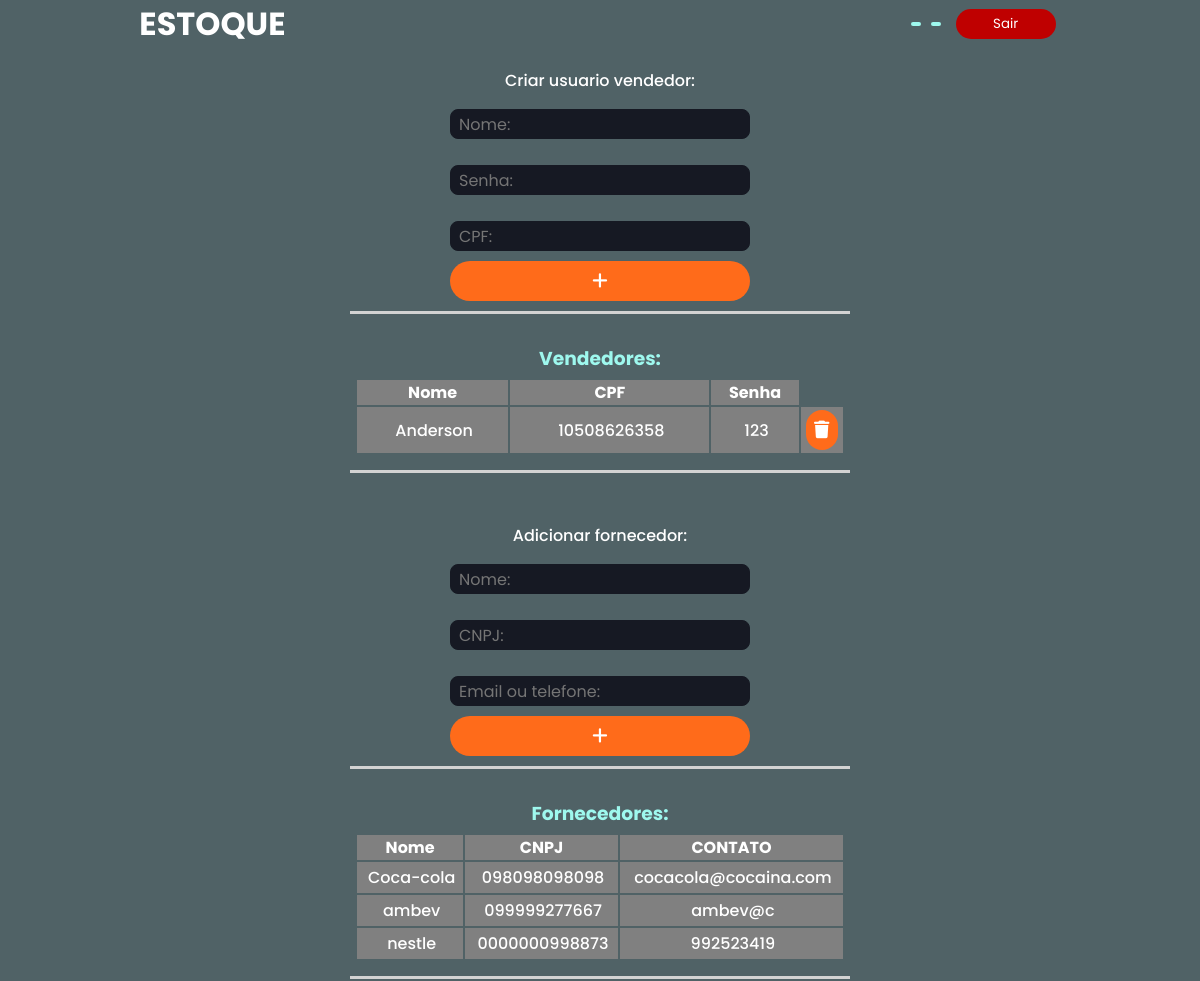
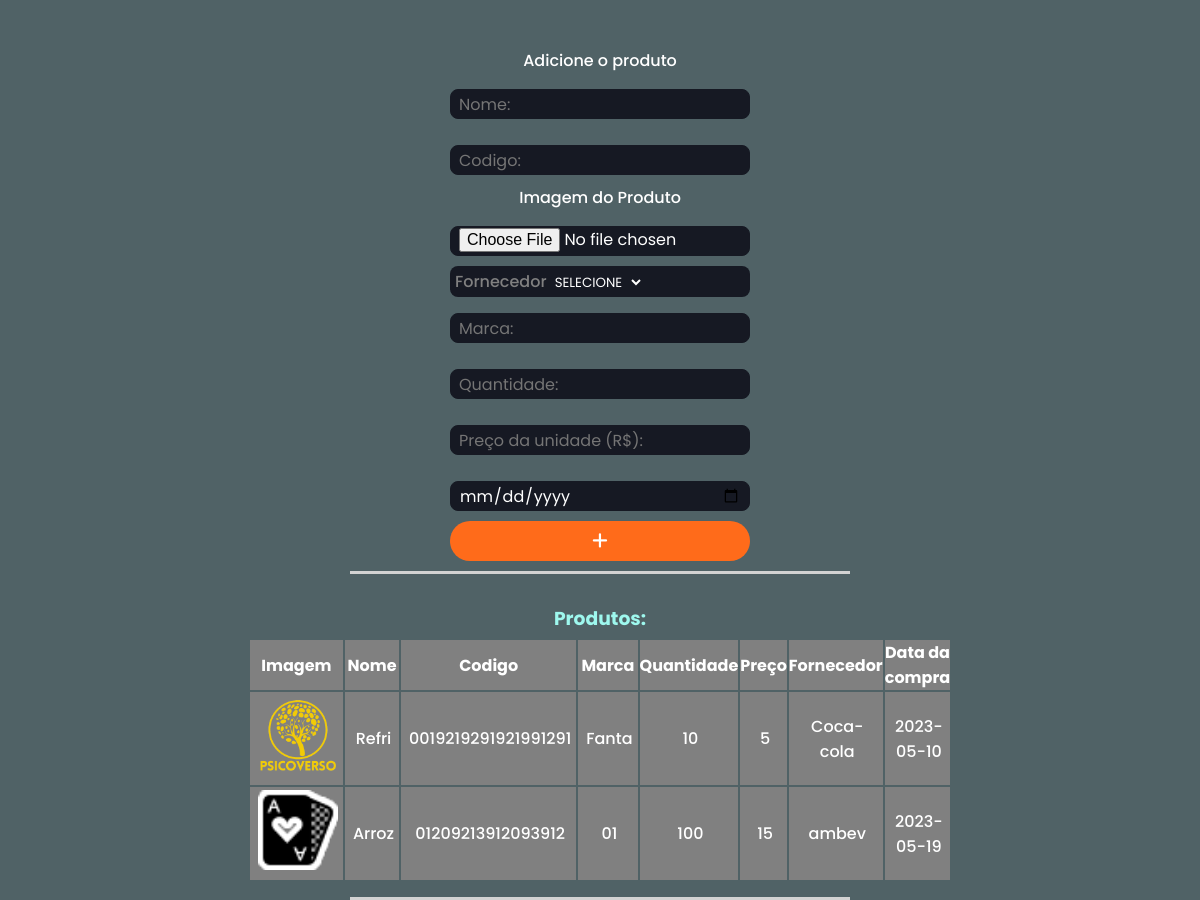
Page /views/view_gerente.php on the committed database (2 pictures, top to bottom).
### tables this page shows
CREATE TABLE `users` (
  `id` int(11) NOT NULL,
  `cargo` varchar(10) NOT NULL,
  `senha` varchar(20) NOT NULL,
  `nome` varchar(50) NOT NULL,
  `cpf` varchar(15) NOT NULL
);

CREATE TABLE `fornecedor` (
  `id` int(11) NOT NULL,
  `nome_forn` varchar(20) NOT NULL,
  `cnpj` varchar(15) NOT NULL,
  `contato` varchar(30) NOT NULL
);

CREATE TABLE `produtos` (
  `id` int(11) NOT NULL,
  `nome` varchar(20) NOT NULL,
  `codigo` varchar(60) NOT NULL,
  `marca` varchar(20) NOT NULL,
  `quantidade` int(11) NOT NULL,
  `preco` int(11) NOT NULL,
  `image` varchar(100) NOT NULL,
  `idFornecedor` int(11) NOT NULL,
  `idUser` int(11) NOT NULL,
  `dataCompra` varchar(15) NOT NULL
);

### views/view_gerente.php (the view, shortened to what this page needs)
<?php
require_once "config/connect_db.php";
$cargo = $_SESSION['authUser']['cargo'];
$nome = $_SESSION['authUser']['nome'];
?>
<!DOCTYPE html>
<html lang="en">
<head>
    <link rel="stylesheet" type="text/css" href="./assets/gerente.css">
<body>
    <header>
        <div>
            <h1>ESTOQUE</h1>
        </div>
        <nav>
            <ul class="nav-list">
                <li><?= $cargo ?></li>
                <li><?= $nome ?></li>
                <li id="li-exit">
                    <form action="<?= htmlspecialchars('') ?>" method="get">
                        <button class="btn_exit" type="sair" name="sair">Sair</button>
                    </form>
                </li>
            </ul>
        </nav>
    </header>
    <main>
        <div>
            <form action="controllers/cont_createUser.php" method="post">
                <legend>Criar usuario vendedor:</legend>
                <label for="username"><input type="text" name="username" id="username" placeholder="Nome:" required></label>
                <label for="senha"><input type="password" name="senha" id="senha" placeholder="Senha:" required></label>
                <label for="cpf"><input type="text" name="cpf" id="cpf" placeholder="CPF:" required></label>
                <button type="submit" name="create_userVendedor"><i class="fa-solid fa-plus"></i></button>
            </form>
        </div>
        <div>
            <h3>Vendedores:</h3>
<?php
    $sqlListVend = "SELECT * FROM users WHERE cargo = 'VENDEDOR'";
    $resultVendList = $conn->query($sqlListVend);
    if($resultVendList->num_rows == 0) {
        echo "Não há vendedores";
    } else {
?>
        <table>
            <tr>
                <th>Nome</td>
                <th>CPF</td>
                <th>Senha</th>
            </tr>
        <?php
            while($rowsDataVend = $resultVendList->fetch_assoc()) {
?>
            <tr>
                <td class="valor"><?= $rowsDataVend['nome'] ?></td>
                <td class="valor"><?= $rowsDataVend['cpf'] ?></td>
                <td class="valor"><?= $rowsDataVend['senha'] ?></td>
                <td>
                    <form action="<?= htmlspecialchars('') ?>" method="get" class="delVendForm">
                        <button type="submit" name="deleteVendedor_btn" class="iconLixo"><i class="fa-solid fa-trash"></i></button>
                    </form>
                </td>
            </tr>
<?php
            }
        ?>
        </table>
<?php
    }
?>
        </div>
        <div>
            <form action="controllers/cont_addForn.php" method="post">
                <legend>Adicionar fornecedor:</legend>
                <label for="nome"><input type="text" name="nomeForn" id="nome" placeholder="Nome:" required></label>
                <label for="cnpj"><input type="text" name="cnpjForn" id="cnpj" placeholder="CNPJ:" required></label>
                <label for="contato"><input type="text" name="contForn" id="contato" placeholder="Email ou telefone:" required></label>
                <button type="submit" name="submitAddForn"><i class="fa-solid fa-plus"></i></button>
            </form>
        </div>
        <div>
            <h3>Fornecedores:</h3>
            <table>
                <tr>
                    <th>Nome</th>
                    <th>CNPJ</th>
                    <th>CONTATO</th>
                </tr>
            <?php
            $sqlViewForn = "SELECT * FROM fornecedor";
            $resultViewForn = $conn->query($sqlViewForn);
            if($resultViewForn->num_rows == 0) {
                echo "Nao existe nenhum fornecedor";
            } else {
                while($rowViewForn = $resultViewForn->fetch_assoc()) {
?>
                <tr>
                    <td class="valor"><?= $rowViewForn['nome_forn'] ?></td>
                    <td class="valor"><?= $rowViewForn['cnpj'] ?></td>
                    <td class="valor"><?= $rowViewForn['contato'] ?></td>
                </tr>
<?php
                }
            }
            ?>
            </table>
        </div>
        <div>
            <form action="controllers/cont_addProd.php" method="post" enctype="multipart/form-data">
            <legend>Adicione o produto</legend>
                <label for="nomeProd"><input type="text" name="nomeProd" id="nomeProd" placeholder="Nome:" required></label>
                <label for="codigoProd"><input type="text" name="codigoProd" id="codigoProd" placeholder="Codigo:" required></label>
                <label for="imgProd">Imagem do Produto</label>
                <input type="file" name="imgProd" id="imgProd" accept="image/*" required>
                <label for="fornProd" class="labelForn">Fornecedor
                <select name="fornecedorProd" id="fornProd">
                    <option value="" selected disabled>SELECIONE</option>
                </select>
                </label>
                <label for="marcaProd"><input type="text" name="marcaProd" id="marcaProd" placeholder="Marca:" required></label>
                <label for="quantidadeProd"><input type="number" name="quantidadeProd" id="quantidadeProd" placeholder="Quantidade:" required></label>
                <label for="precoProd"><input type="number" name="precoProd" id="precoProd" placeholder="Preço da unidade (R$):" required></label>
                <label for="dataProd"><input type="date" name="dataProd" id="dataProd" placeholder="Data da compra:" required></label>
                <button type="submit" name="btnAddProduto"><i class="fa-solid fa-plus"></i></button>
            </form>
        </div>
        <div>
            <h3>Produtos:</h3>
            <table>
                <tr>
                    <th>Imagem</th>
                    <th>Nome</th>
                    <th>Codigo</th>
                    <th>Marca</th>
                    <th>Quantidade</th>
                    <th>Preço</th>
                    <th>Fornecedor</th>
                    <th>Data da compra</th>
                </tr>
            <?php
            $sqlViewProd= "SELECT * FROM produtos INNER JOIN fornecedor ON produtos.idFornecedor = fornecedor.id";
            $resultViewProd= $conn->query($sqlViewProd);
            if($resultViewProd->num_rows == 0) {
                echo "Nao existe nenhum Produtos";
            } else {
                while($rowViewProd = $resultViewProd->fetch_assoc()) {
?>
                <tr>
                    <td class="valor"><img style="height: 80px; aspect-ratio: 1 /1;" src="assets/uploads/<?= $rowViewProd['image'] ?>" alt=""></td>
                    <td class="valor"><?= $rowViewProd['nome'] ?></td>
                    <td class="valor"><?= $rowViewProd['codigo'] ?></td>
                    <td class="valor"><?= $rowViewProd['marca'] ?></td>
                    <td class="valor"><?= $rowViewProd['quantidade'] ?></td>
                    <td class="valor"><?= $rowViewProd['preco'] ?></td>
                    <td class="valor"><?= $rowViewProd['nome_forn'] ?></td>
                    <td class="valor"><?= $rowViewProd['dataCompra'] ?></td>
                </tr>
<?php
                }
            }
            ?>
            </table>
        </div>
    </main>
</body>
</html>

### assets/gerente.css (style rules this page uses)
.nav-list { list-style: none; margin-left: 32px; display: flex; letter-spacing: 3px; }
li form button { width: 100px; height: 30px; border-radius: 32px; }
div { position: relative; width: 100%; }
h3 { position: relative; width: 100%; text-align: left; color: #9EF8EE; }
input { border-radius: 0; padding: 5px; margin-bottom: 10px; width: 100%; box-sizing: border-box; }
* { margin: 0; padding: 0; border: 0; box-sizing: border-box; font-family: "Poppins", sans-serif; }
body { background: #506266; color: white; font-weight: 500; }
main { display: flex; flex-direction: column; align-items: center; justify-content: center; margin-top: 10px; gap: 20px; }
main > div { width: 500px; display: flex; flex-flow: column nowrap; justify-content: center; align-items: center; padding: 10px; text-align: center; border-bottom: lightgray 3px solid; }
header { display: flex; flex-flow: row nowrap; justify-content: space-evenly; align-items: center; cursor: default; user-select: none; }
button { cursor: pointer; }
header > div { width: 50%; }
ul { display: flex; flex-flow: row nowrap; justify-content: space-evenly; align-items: center; gap: 10px; }
#li-exit { background-color: transparent; }
#li-exit > form > button { background-color: #BF0000; color: white; }
ul > li { background-color: #9EF8EE; color: gray; font-weight: bolder; padding: 2px 5px; border-radius: 8px; }
.iconLixo { background: transparent; }
tr { background-color: gray; }
table { padding: 5px; width: inherit; }
td { padding: 3px 5px; }
h3 { text-align: center; }
main form { display: flex; flex-direction: column; align-items: center; justify-content: center; }
main form input { background: #161923; width: 300px; height: 30px; padding: 0 0.5rem; margin-top: 1rem; outline: none; color: white; font-size: 1rem; border: 1px solid #161923; border-radius: 8px; }
main form button[type="submit"] { cursor: pointer; width: 100%; height: 40px; border: none; border-radius: 32px; background: #FF6B1A; color: white; font-size: 1.1rem; transition: all .3s ease-in-out; }
.valor { padding-left:8px; }
.labelForn { background-color: #161923; width: 100%; padding: 3px 5px; border-radius: 8px; text-align: start; color: gray; }
.labelForn > select { background-color: transparent; color: white; }
option { background-color: #161923; }

### rows in the picture
users: nome "Anderson", cpf "10508626358", senha "123"
fornecedor: nome_forn "Coca-cola", cnpj "098098098098", contato "cocacola@cocaina.com"
fornecedor: nome_forn "ambev", cnpj "099999277667", contato "ambev@c"
fornecedor: nome_forn "nestle", cnpj "0000000998873", contato "992523419"
produtos: image (picture), nome "Refri", codigo "0019219291921991291", marca "Fanta", quantidade "10", preco "5", idFornecedor.nome_forn "Coca-cola", dataCompra "2023-05-10"
produtos: image (picture), nome "Arroz", codigo "01209213912093912", marca "01", quantidade "100", preco "15", idFornecedor.nome_forn "ambev", dataCompra "2023-05-19"
